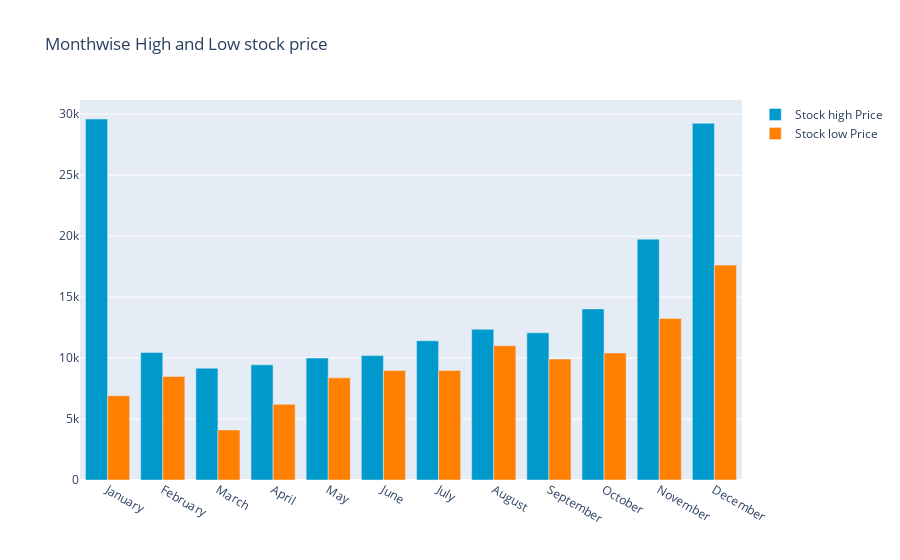

Notebook source saved alongside this figure:
### Code cell
monthvise_high = y_2020.groupby(maindf['Date'].dt.strftime('%B'))['High'].max()
monthvise_high = monthvise_high.reindex(new_order, axis=0)

monthvise_low = y_2020.groupby(y_2020['Date'].dt.strftime('%B'))['Low'].min()
monthvise_low = monthvise_low.reindex(new_order, axis=0)

fig = go.Figure()
fig.add_trace(go.Bar(
    x=monthvise_high.index,
    y=monthvise_high,
    name='Stock high Price',
    marker_color='rgb(0, 153, 204)'
))
fig.add_trace(go.Bar(
    x=monthvise_low.index,
    y=monthvise_low,
    name='Stock low Price',
    marker_color='rgb(255, 128, 0)'
))

fig.update_layout(barmode='group',
                  title=' Monthwise High and Low stock price')
fig.show()

### Figure 1 — Plotly figure (JSON) as saved in the notebook; plotly's stock layout.template omitted (floating-point values rounded to 4 significant figures)
{"data": [{"marker": {"color": "rgb(0, 153, 204)"}, "name": "Stock high Price", "type": "bar", "x": ["January", "February", "March", "April", "May", "June", "July", "August", "September", "October", "November", "December"], "y": [29600.0, 10460.0, 9168.0, 9441.0, 9997.0, 10200.0, 11420.0, 12360.0, 12070.0, 14030.0, 19750.0, 29240.0]}, {"marker": {"color": "rgb(255, 128, 0)"}, "name": "Stock low Price", "type": "bar", "x": ["January", "February", "March", "April", "May", "June", "July", "August", "September", "October", "November", "December"], "y": [6915.0, 8493.0, 4107.0, 6202.0, 8374.0, 8976.0, 8977.0, 11010.0, 9916.0, 10420.0, 13240.0, 17620.0]}], "layout": {"barmode": "group", "title": {"text": " Monthwise High and Low stock price"}}}
